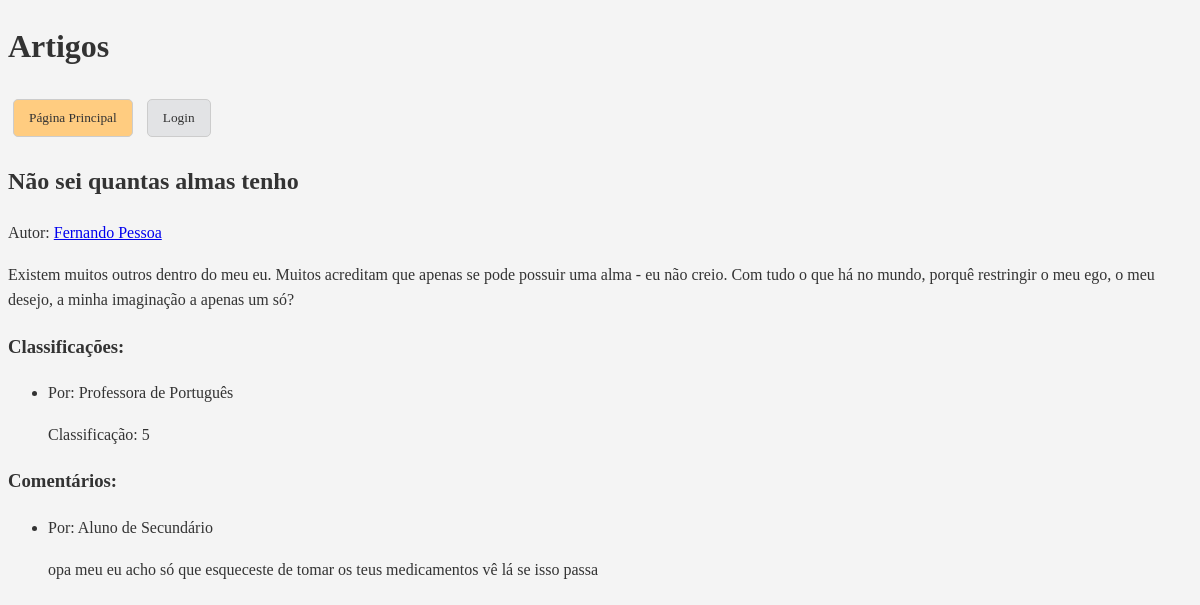
Screenshot of /blogs/artigo/Não sei quantas almas tenho/ with the database file from the repository.
### blogs/models.py (models this page shows, shortened)
class Artigo(models.Model):
    autor = models.ForeignKey(Autor, on_delete=models.CASCADE)
    titulo = models.CharField(max_length=200)
    conteudo = models.TextField()

class Autor(models.Model):
    nome = models.CharField(max_length=100)
    bio = models.TextField()

class Rating(models.Model):
    autor_nome = models.CharField(max_length=100)
    artigo = models.ForeignKey(Artigo, on_delete=models.CASCADE)
    rating = models.IntegerField()

class Comentario(models.Model):
    autor_nome = models.CharField(max_length=100)
    artigo = models.ForeignKey(Artigo, on_delete=models.CASCADE)
    texto = models.TextField()

### blogs/views.py (the view)
# urls.py: path('artigo/<str:artigo_nome>/', views.artigo_view, name='artigo'),
def artigo_view(request, artigo_nome):
    context = {
        'artigo': Artigo.objects.get(titulo=artigo_nome),
    }
    return render(request, "artigos/artigo.html", context)

### blogs/templates/artigos/artigo.html (shortened to what this page needs)
{% extends 'artigos/layout.html' %}
{% block content %}
    <article>
        <h2>{{ artigo.titulo }}</h2>
        <p>Autor: <a href="{% url 'blogs:autor' artigo.autor.nome %}">{{ artigo.autor.nome }}</a></p>
        <p>{{ artigo.conteudo }}</p>
        <h3>Classificações:</h3>
        <ul>
            {% for rating in artigo.rating_set.all %}
                <li>
                    <p>Por: {{ rating.autor_nome }}</p>
                    <p>Classificação: {{ rating.rating }}</p>
                </li>
            {% empty %}
                <li>Nenhuma classificação ainda.</li>
            {% endfor %}
        </ul>
        <h3>Comentários:</h3>
        <ul>
            {% for comentario in artigo.comentario_set.all %}
                <li>
                    <p>Por: {{ comentario.autor_nome }}</p>
                    <p>{{ comentario.texto }}</p>
                </li>
            {% empty %}
                <li>Nenhum comentário ainda.</li>
            {% endfor %}
        </ul>
    </article>
{% endblock %}

### blogs/templates/artigos/layout.html (shortened to what this page needs)
<!DOCTYPE html>
<html>
<head>
    {% load static %}
    <link rel="stylesheet" type="text/css" href="{% static 'blogs/estilo.css' %}">
</head>
<body>
    <header>
        <h1>Artigos</h1>
        <a href="{% url 'blogs:index' %}"><button class="btn-main">Página Principal</button></a>
        {% if user.is_authenticated %}
            <a href="{% url 'logout' %}"><button class="btn-logout">Logout</button></a>
        {% else %}
            <a href="{% url 'login' %}"><button class="btn-login">Login</button></a>
        {% endif %}
    </header>
    <main>
        {% block content %}
        {% endblock %}
    </main>
</body>
</html>

### static/blogs/estilo.css (style rules this page uses)
body { background: #f4f4f4; color: #333; font-family: Georgia, serif; line-height: 1.6; }
button { font-family: Georgia, serif; padding: 10px 15px; border: 1px solid #ccc; border-radius: 5px; cursor: pointer; margin: 5px; transition: background-color 0.3s ease; }
.btn-logout, .btn-login { background-color: #e2e3e5; color: #333; }
.btn-main { background-color: #ffcc80; color: #333; }

### rows the page displays
Artigo: titulo "Não sei quantas almas tenho", autor.nome "Fernando Pessoa", conteudo "Existem muitos outros dentro do meu eu. Muitos acreditam que apenas se pode possuir uma alma - eu não creio. Com tudo o que há no mundo, porquê restringir o meu ego, o meu desejo, a minha imaginação a apenas um só?"
Rating: autor_nome "Professora de Português", rating "5"
Comentario: autor_nome "Aluno de Secundário", texto "opa meu eu acho só que esqueceste de tomar os teus medicamentos vê lá se isso passa"
